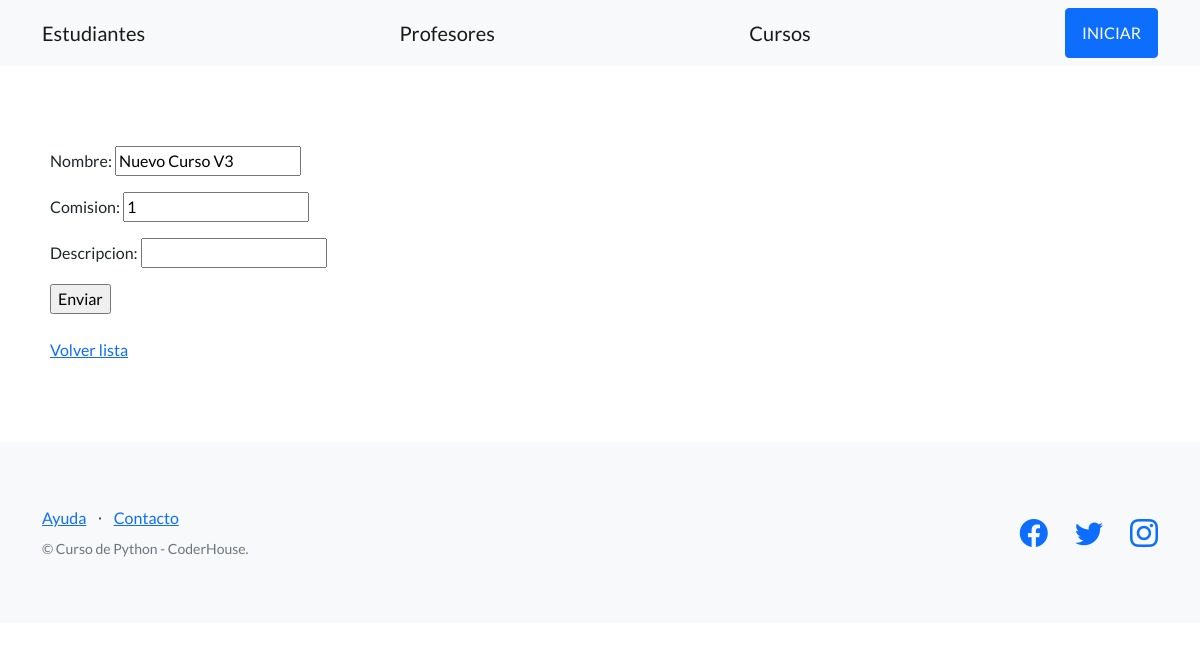
Before: /plataforma/editar-curso/17/ with the older database file.
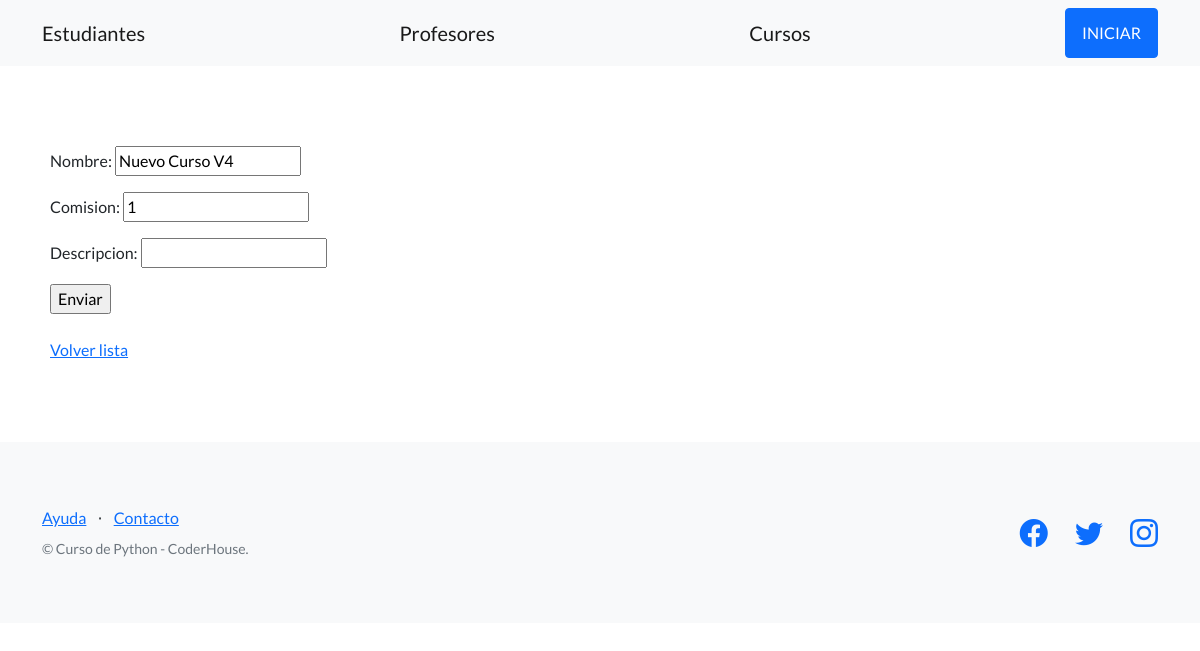
After: the same page with the newer database file.
### estudiantes/models.py (models this page shows, shortened)
class Curso(models.Model):
    nombre = models.CharField(max_length=64)
    comision = models.IntegerField()
    fecha_inicio = models.DateField(null=True)
    descripcion = models.TextField(null=True)

### estudiantes/views.py (the view)
# urls.py: path('editar-curso/<int:id>/', editar_curso, name="editar_curso"),
def editar_curso(request, id):
    curso = Curso.objects.get(id=id)
    if request.method == "POST":
        formulario = CursoFormulario(request.POST)
        if formulario.is_valid():
            data = formulario.cleaned_data
            curso.nombre = data['nombre']
            curso.comision = data['comision']
            curso.descripcion = data['descripcion']
            curso.save()
            url_exitosa = reverse('listar_cursos')
            return redirect(url_exitosa)
    else:  # GET
        inicial = {
            'nombre': curso.nombre,
            'comision': curso.comision,
            'descripcion': curso.descripcion,
        }
        formulario = CursoFormulario(initial=inicial)
    return render(
        request=request,
        template_name='estudiantes/formulario_curso.html',
        context={'formulario': formulario},
    )

### estudiantes/forms.py
class CursoFormulario(forms.Form):
    nombre = forms.CharField(max_length=64)
    comision = forms.IntegerField(required=True, max_value=2000)
    descripcion = forms.CharField(required=False, max_length=1000)

### estudiantes/templates/estudiantes/formulario_curso.html (shortened to what this page needs)
{% extends "estudiantes/base.html" %}
{% block contenido %}
<form method="post">
  {{ formulario.as_p }}
  <input type="submit" value="Enviar" />
</form>
<br>
<a href="{% url 'listar_cursos' %}">Volver lista</a>
{% endblock contenido %}

Changed rows visible on the page:
changed Curso: nombre "Nuevo Curso V3" → "Nuevo Curso V4"
